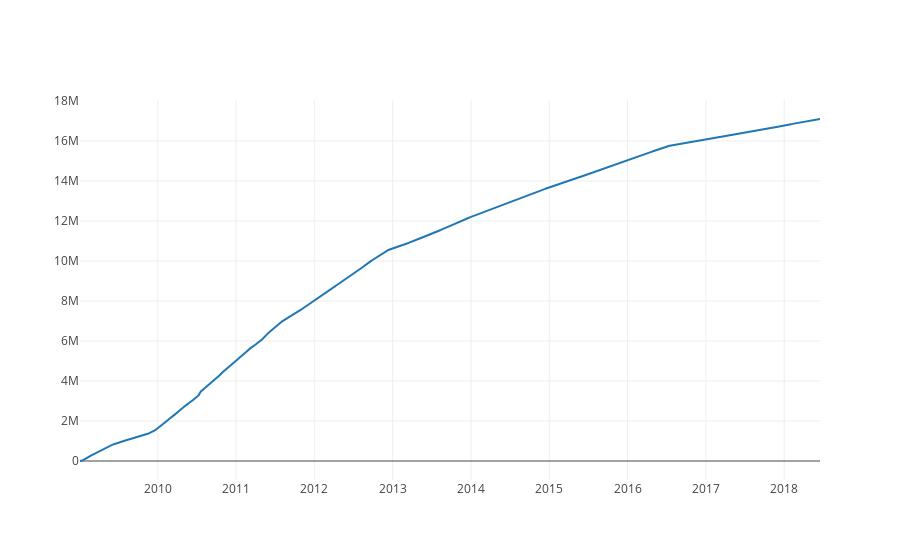

Write notebook code for a chart like this one.
### Code cell
# Gráfico del número total de Bitcoins
number_btc_total = go.Scatter(x=total_bitcoins.index, y=total_bitcoins.Value)
py.iplot([number_btc_total])

### Figure 1 — Plotly figure (JSON) as saved in the notebook; plotly's stock layout.template omitted (floating-point values rounded to 4 significant figures; data arrays with more than 128 entries replaced by an {"elided": "..."} marker saying what was removed)
{"data": [{"type": "scatter", "x": {"elided": "3452 str values"}, "y": {"elided": "3452 float values"}}], "layout": {}}
